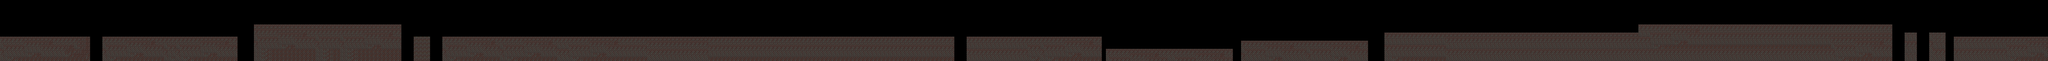

Rendered tile map (Tiled .tmx) drawn with the repository's tilesets; below, a short description and the map source with its tile grids summarised:
An orthogonal 500x15 tile map with 32x32 px tiles, 2 tile layers (Capa de Patrones 1, Colisiones), 1 hidden layer not drawn.

<map version="1.0" orientation="orthogonal" width="500" height="15" tilewidth="32" tileheight="32">
 <tileset firstgid="1" name="adasda" tilewidth="32" tileheight="32">
  <image source="../../imagen.gif" width="256" height="256" />
 </tileset>
 <layer name="Capa de Patrones 1" width="500" height="15" opacity="0.16">
  <data>[7500 cells, 0 non-empty, 0 distinct tile ids]</data>
 </layer>
 <layer name="Colisiones" width="500" height="15">
  <data>[7500 cells, 3053 non-empty, 10 distinct tile ids]</data>
 </layer>
 <layer name="Capa de patrones 3" width="500" height="15" visible="0">
  <data>[7500 cells, 0 non-empty, 0 distinct tile ids]</data>
 </layer>
</map>
